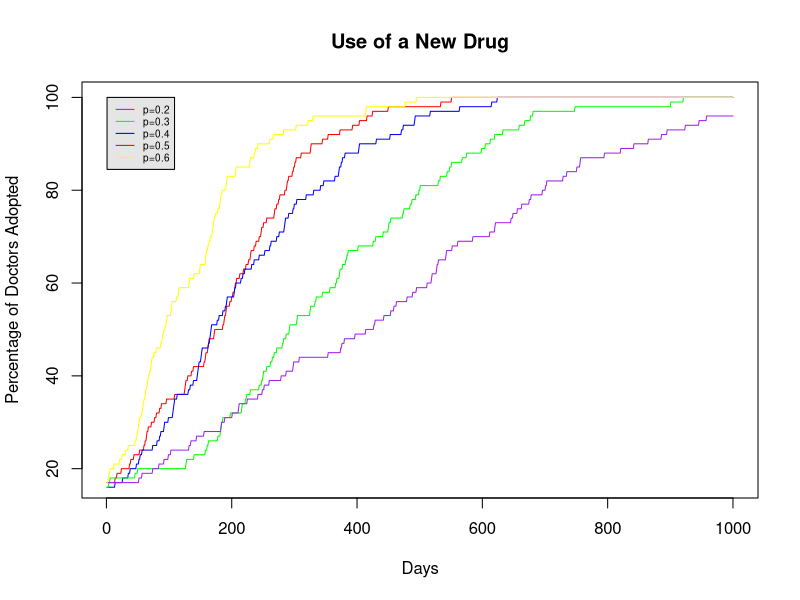

R code for this plot:
# Homework 6
# Stat 133, Lec 2, Spring 2015
# Due : Friday March 20th by 5 pm

# Review the slides on simulations for this assignment.

# Consider the following model on use of a new drug:
# We have a population of doctors, population size : <n.doctors>
# Every doctor has either adopted the use of a new drug, or not (0/1 status)
# Now write a function that runs a simulation for a period of :
# <n.days> where
# - every day exactly two _random_ doctors meet
# - if one has adopted but the other one has not then the
#   holdout adopts the use of the drug with probability p
# Return a matrix that shows for each day which doctors have adopted
# the use of the drug.

# Input varibles are
# <n.days> : the number of days the simulation should be run for
# <n.doctors> : total number of doctors 
# <initial.doctors> : a 0/1 vector of length <n.doctors>, 1 for adopters
# <p> : the probability that the non-adopter adopts the drug.

# Ouput variable
# <has_adopted> : matrix with <n.doctors> rows and <n.days> columns
#                 i.e. one row for each doctor
#                 the entries are 0 for days where the doctor is a
#                 non-adopter, else 1 (so once a row turns to 1 it stays as 1).

sim.doctors <- function(initial.doctors, n.doctors, n.days, p){
        
        has_adopted <- matrix(ncol = n.days, nrow = n.doctors)
        has_adopted[,1] <- initial.doctors
        
        for(i in 1:n.days-1){
                
                doc.meet <- sample(x=n.doctors, size = 2)
                
                if(initial.doctors[doc.meet[1]] - initial.doctors[doc.meet[2]] == 1){
                        
                        initial.doctors[doc.meet[2]] <- sample(c(0,1),size = 1, prob = c(1-p,p))
                }
                else if (initial.doctors[doc.meet[1]]-initial.doctors[doc.meet[2]] == -1){
                        
                        initial.doctors[doc.meet[1]] <- sample(c(0,1),size = 1, prob = c(1-p,p))
                }
                
                
                has_adopted[,i+1] <- initial.doctors

        }
        
        return(has_adopted)
}


  # Set up the output variable, define it as a matrix then use initial.doctors
  # to set the first column (day)

  # Run a simulation for <n.days> (use a for loop).  In the loop:
  # 1) pick two random doctors
  # 2) check if one has adopted the other hasn't
  # 3) convert the non-adopter with probability p

  # return the output


# When you test your function you have to generate <initial.doctors> and
# pick values for the other input parameters.

set.seed(42)
# Generate a value for <initial.doctors> that has 10% 1s and 90% 0s.
initial.doctors <- sample(c(0,1),size  = 100, prob = c(0.9,0.1), replace = TRUE)
# Run your function for at least 5 different values of <p> and plot
# on x-axis: days,
# on y-axis : the number of doctors that have already adopted the drug, on that day
# Put all 5 lines in one figure (e.g. use first plot() then lines() for the subsequent lines)

result0.5 <- sim.doctors(initial.doctors,100,1000,0.5)
doc.sum0.5 <- apply(result0.5,2,sum)
result0.4 <- sim.doctors(initial.doctors,100,1000,0.4)
doc.sum0.4 <- apply(result0.4,2,sum)
result0.3 <- sim.doctors(initial.doctors,100,1000,0.3)
doc.sum0.3 <- apply(result0.3,2,sum)
result0.2 <- sim.doctors(initial.doctors,100,1000,0.2)
doc.sum0.2 <- apply(result0.2,2,sum)
result0.6 <- sim.doctors(initial.doctors,100,1000,0.6)
doc.sum0.6 <- apply(result0.6,2,sum)

plot(seq(1:1000),doc.sum0.5, col = "red", type = "l", 
     xlab = "Days",ylab = "Percentage of Doctors Adopted", main = "Use of a New Drug")
lines(seq(1:1000), doc.sum0.4, col = "blue")
lines(seq(1:1000), doc.sum0.3, col = "green")
lines(seq(1:1000), doc.sum0.2, col = "purple")
lines(seq(1:1000), doc.sum0.6, col = "yellow")

legend(x=100,legend = c("p=0.2", "p=0.3", "p=0.4", "p=0.5", "p=0.6"),
       col = c("purple", "green", "blue", "red", "yellow"), 
       bg = "gray90", lwd = c(1, 1, 1, 1, 1), cex = 0.6)